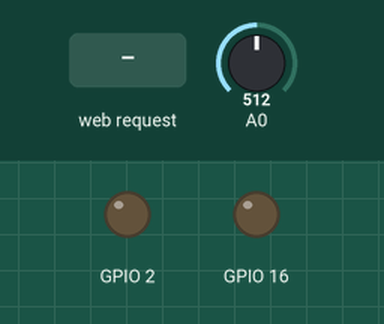
Simulated run of this sketch. Board: ESP8266 (NodeMCU). On the bench: output pins drawn as LEDs (lit = HIGH). The test bench sets the inputs (shaded band); at power-on: A0 = 512. WiFi joins after 1.5 s; servers stay silent unless stated; what the sketch prints to the serial monitor is not drawn.

Above: at 3.7 s.
3.8 s: HTTP request GET /light/1/on received
At 5.3 s:
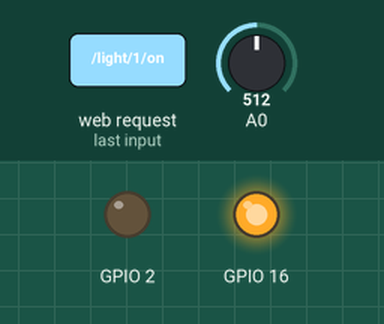
6.0 s: HTTP request GET /light/2/on received
At 6.8 s:
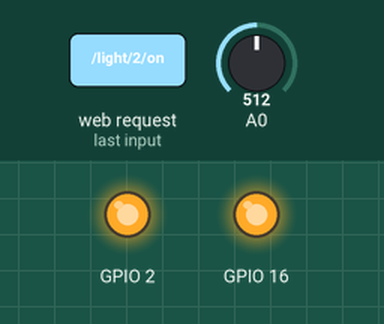
8.0 s: HTTP request GET /light/1/off received
At 9.6 s:
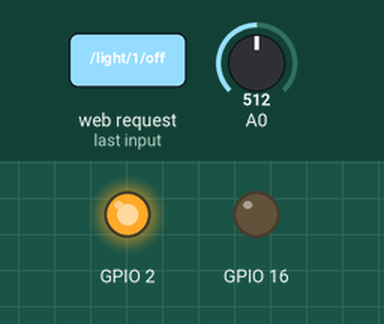
10.0 s: HTTP request GET /light/2/off received
At 11.1 s:
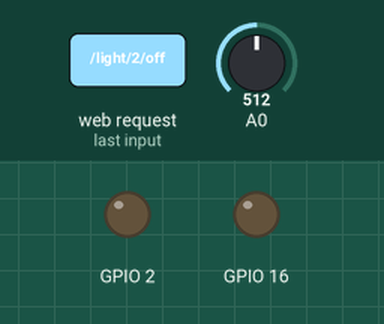
Timing chart, 0 to 13.0 s (numbered marks = the images above; inputs shaded):
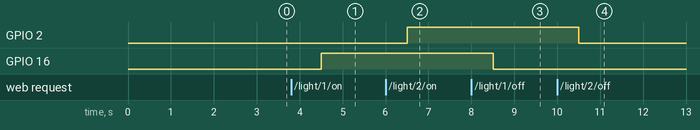

Measured:
- after the input at 3.8 s, GPIO 16: LOW → HIGH after 0.70 s
- after the input at 6.0 s, GPIO 2: LOW → HIGH after 0.50 s
- after the input at 8.0 s, GPIO 16: HIGH → LOW after 0.50 s
- after the input at 10.0 s, GPIO 2: HIGH → LOW after 0.50 s

The sketch:

Server_With_Routes.ino
```cpp
#include <ESP8266WiFi.h>
#include <WiFiClient.h>
#include <ESP8266WebServer.h>

// Replace with your network credentials
const char* ssid = "RMK";
const char* password = "1fb10a2048";

ESP8266WebServer server(80);   //instantiate server at port 80 (http port)

String page = "";
double tempratureData;
void setup(void){

  // SETTING UP PINS
  pinMode(A0, INPUT);
  pinMode(16, OUTPUT);
  pinMode(2, OUTPUT);

  delay(1000);
  Serial.begin(115200);
  WiFi.begin(ssid, password); //begin WiFi connection
  Serial.println("");

  // Wait for connection
  while (WiFi.status() != WL_CONNECTED) {
    delay(500);
    Serial.print(".");
  }
  Serial.println("");
  Serial.print("Connected to ");
  Serial.println(ssid);
  Serial.print("IP address: ");
  Serial.println(WiFi.localIP());

  // ROUTE For Temprature Data
  server.on("/getTemprature", [](){
    server.send(200, "text/plain", String(tempratureData));
  });
  // --------------------------

  // Turn on/off the light : TEST
    // LIGHT #1 : LED
    server.on("/light/1/on", [](){
      digitalWrite(16, HIGH);
      server.send(200, "text/plain", "Light #1 ON");
    });

    server.on("/light/1/off", [](){
      digitalWrite(16, LOW);
      server.send(200, "text/plain", "Light #1 OFF");
    });

    // LIGHT #2 : RELAY
    server.on("/light/2/on", [](){
      digitalWrite(2, HIGH);
      server.send(200, "text/plain", "Light #1 ON");
    });

    server.on("/light/2/off", [](){
      digitalWrite(2, LOW);
      server.send(200, "text/plain", "Light #1 OFF");
    });
  // --------------------------

  server.begin();
  Serial.println("Web server started!");
}

void loop(void){
  //TEMP DATA-----------------------------------------------
  int reading = analogRead(0);
  // measure the 3.3v with a meter for an accurate value
  //In particular if your Arduino is USB powered
  float voltage = reading * 3.3;
  voltage /= 1024.0;
  // now print out the temperature
  tempratureData = (voltage - 0.5) * 100;
  //---------------------------------------------------------

  delay(1000);
  server.handleClient();
}
```
